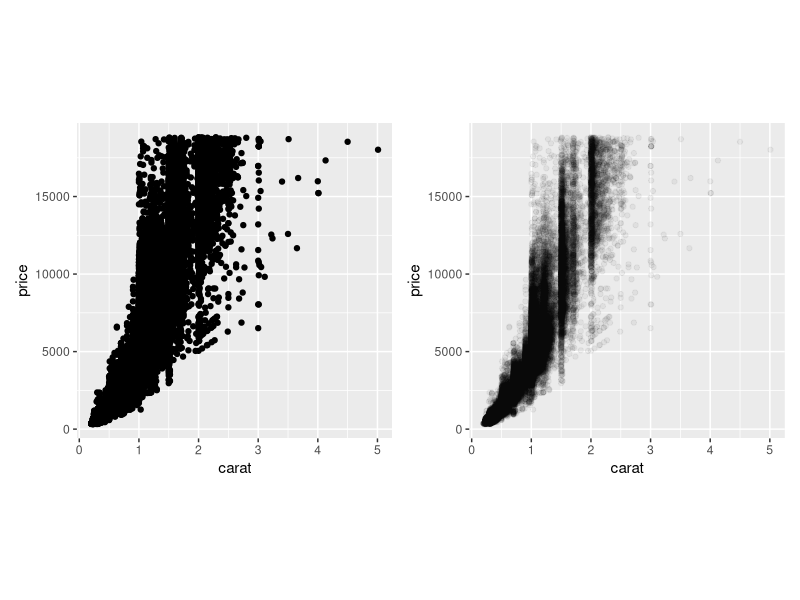

Source code (R):
## ---- chunk 1
options(htmltools.dir.version = FALSE)
## ---- chunk 2
library(ggplot2)
library(patchwork)
a1 <- ggplot(diamonds, aes(x = carat, y = price)) +
    geom_point()  + theme(aspect.ratio = 1)  
a2 <- ggplot(diamonds, aes(x = carat, y = price)) +
geom_point(alpha = 0.05)  + theme(aspect.ratio = 1)  
a1|a2

